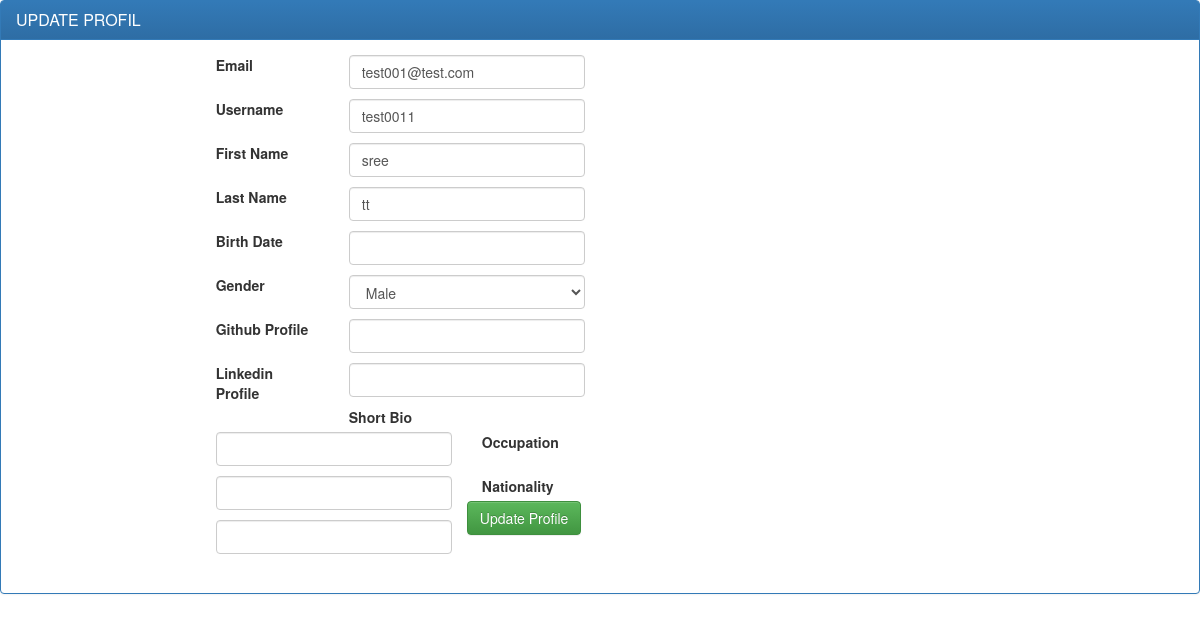
The app's page /registration/user/profile/edit/ (signed in) with its own data.
### registration/models.py (models this page shows, shortened)
class User(AbstractBaseUser):
    user_id = models.AutoField(primary_key=True)
    user_first_name = models.CharField(_('First Name'), max_length=32, blank=True, null=True,
                                  validators=[RegexValidator(regex='^[A-Za-z]*$')])
    user_last_name = models.CharField(_('Last Name'), max_length=32, blank=True, null=True,
                                    validators=[RegexValidator(regex='^[A-Za-z]*$')])
    email = models.EmailField(_('Email'), db_index=True, unique=True)
    user_dob = models.DateField(_('Birth Date'), blank=True, null=True)
    user_gender = models.CharField(_('Gender'), max_length=1, choices=GENDER, blank=True, null=True)
    user_github = models.CharField(_('Github Profile'),max_length=100,blank=True )
    user_linkedin = models.CharField(_('Linkedin Profile'),max_length=100,blank=True )
    user_bio = models.CharField(_('Short Bio'), max_length=1000,blank=True )
    user_occupation = models.CharField(_('Occupation'), max_length=100,blank=True )
    user_nationality = models.CharField(_('Nationality'), max_length=100,blank=True )
    date_joined = models.DateTimeField(auto_now_add=True)
    username = models.CharField(_('username'), max_length=32, blank=False, unique=True)
    is_active = models.BooleanField(default=True)
    is_admin = models.BooleanField(default=False)
    objects = MyUserManager()
    USERNAME_FIELD = 'email'
    REQUIRED_FIELDS = ['username']

### registration/views.py (the view)
class UserProfileUpdateView(LoginRequiredMixin, CurrentUserMixin, UpdateView):
    model = User
    fields = user_fields + user_extra_fields
    template_name_suffix = '_update_form'
    success_url = '/registration/user/success/'

### registration/templatetags/register_extras.py (called while the page is built)
@register.filter(name='addcss')
def addcss(field, css):
    return field.as_widget(attrs={"class":css})

### registration/views.py (called while the page is built)
    def get_object(self, *args, **kwargs):
        try: obj = super(CurrentUserMixin, self).get_object(*args, **kwargs)
        except AttributeError: obj = self.request.user
        return obj

### registration/templates/registration/user_update_form.html (shortened to what this page needs)
{% load staticfiles %}
{% load register_extras %}
<head>
<link rel="stylesheet" href="{%  static 'css/bootstrap.min.css' %}">
<link rel="stylesheet" href="{%  static 'css/bootstrap-theme.min.css' %}">
</head>{% block body %}
<div class="panel panel-primary">
 <div class="panel-heading">
   <h3 class="panel-title">UPDATE PROFIL</h3>
 </div>
 <div class="panel-body">
  <div class="container-dash">
<div class="row">
<div class="col-md-4 col-md-offset-2">
<div class="row">
<form class="form" id="registerForm" method="POST"
enctype="multipart/form-data" action="{% url 'user_profile_update' %}">
<fieldset>
{% csrf_token %} {% load tz %}
{% for field in form.visible_fields %}
<div id="div_{{ field.html_name }}"
class="form-group{% if field.errors %} has-error{% endif%}">
<label class="col-sm-4 control-label" for="{{ field.id_for_label }}">
{{ field.label }}
</label>
<div class="col-md-8 cnt-inpt">
{{ field|addcss:"form-control" }}
</div>
</div>
{% endfor %}
<div class="form-group" style="padding-left: 35%;">
<button type="submit" class="btn btn-success" >Update Profile  </button>
</div>
</fieldset>
</form>
</div>
</div>
</div>
</div>
 </div>
</div>{% endblock body %}
</html>

### records on screen
User: visible_fields "test001@test.com" "test0011" "sree" "tt" "Male"

### other values on screen
{{ field.label }} "Email" "Username" "First Name" "Last Name" "Birth Date" "Gender" "Github Profile" "Linkedin Profile" "Short Bio" "Occupation" "Nationality"
